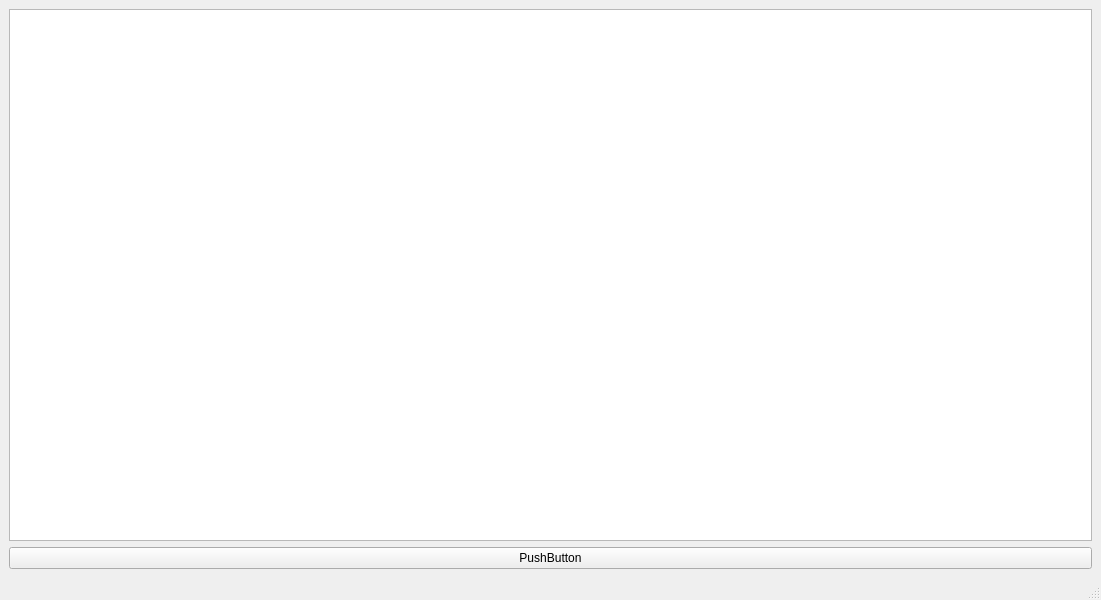
<?xml version="1.0" encoding="UTF-8"?>
<ui version="4.0">
 <class>MainWindow</class>
 <widget class="QMainWindow" name="MainWindow">
  <property name="geometry">
   <rect>
    <x>0</x>
    <y>0</y>
    <width>1101</width>
    <height>600</height>
   </rect>
  </property>
  <property name="windowTitle">
   <string>MainWindow</string>
  </property>
  <widget class="QWidget" name="centralwidget">
   <layout class="QGridLayout" name="gridLayout">
    <item row="0" column="0">
     <widget class="QTableWidget" name="tableWidget"/>
    </item>
    <item row="1" column="0">
     <widget class="QPushButton" name="pushButton">
      <property name="text">
       <string>PushButton</string>
      </property>
     </widget>
    </item>
   </layout>
  </widget>
  <widget class="QMenuBar" name="menubar">
   <property name="geometry">
    <rect>
     <x>0</x>
     <y>0</y>
     <width>1101</width>
     <height>22</height>
    </rect>
   </property>
  </widget>
  <widget class="QStatusBar" name="statusbar"/>
 </widget>
 <resources/>
 <connections/>
</ui>
